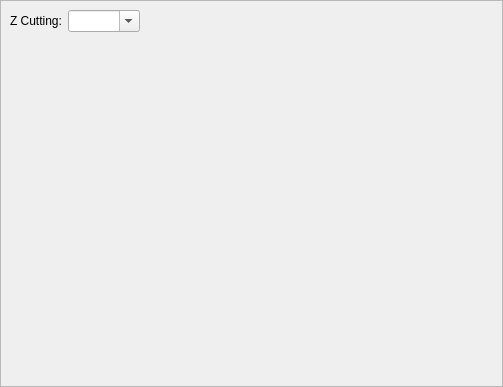
<?xml version="1.0" encoding="UTF-8"?>
<ui version="4.0">
 <class>LayerOptions</class>
 <widget class="QScrollArea" name="LayerOptions">
  <property name="geometry">
   <rect>
    <x>0</x>
    <y>0</y>
    <width>503</width>
    <height>387</height>
   </rect>
  </property>
  <property name="windowTitle">
   <string notr="true">ScrollArea</string>
  </property>
  <property name="widgetResizable">
   <bool>true</bool>
  </property>
  <widget class="QWidget" name="scrollAreaWidgetContents">
   <property name="geometry">
    <rect>
     <x>0</x>
     <y>0</y>
     <width>501</width>
     <height>385</height>
    </rect>
   </property>
   <layout class="QFormLayout" name="formLayout">
    <property name="fieldGrowthPolicy">
     <enum>QFormLayout::FieldsStayAtSizeHint</enum>
    </property>
    <item row="0" column="0">
     <widget class="QLabel" name="label_2">
      <property name="text">
       <string>Z Cutting:</string>
      </property>
     </widget>
    </item>
    <item row="0" column="1">
     <widget class="QComboBox" name="ZCutting">
      <property name="editable">
       <bool>true</bool>
      </property>
      <property name="currentIndex">
       <number>-1</number>
      </property>
     </widget>
    </item>
   </layout>
  </widget>
 </widget>
 <resources/>
 <connections/>
</ui>
